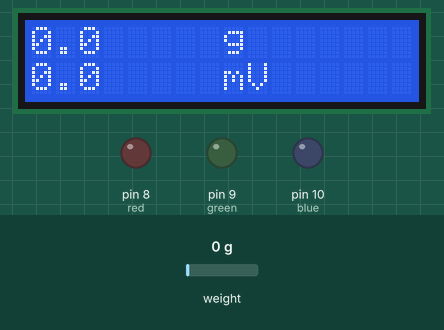
A sketch run on a simulated Arduino Uno, built with avr-gcc and run on an emulated ATmega328P. On the bench: 16×2 character LCD, output pins drawn as LEDs (lit = HIGH). Inputs (shaded band) come from the test bench; at power-on: weight on the scale 0 g.

Above: at 2.7 s.
2.8 s: weight on the scale set to 100 g
At 4.9 s:
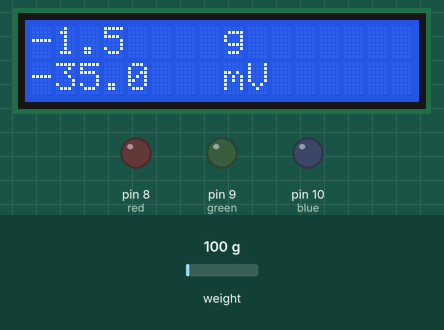
5.6 s: weight on the scale set to 1250 g
At 6.7 s:
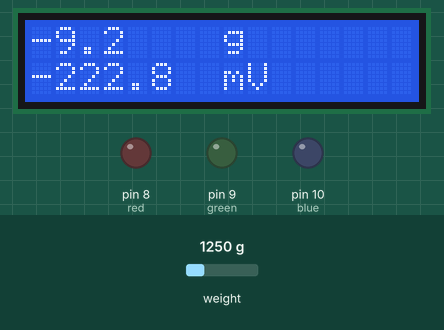
8.6 s: weight on the scale set to 2500 g
At 11.6 s:
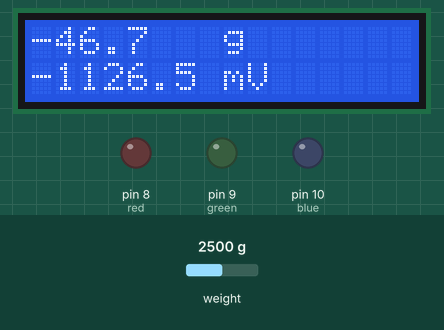
Timing chart, 0 to 13.1 s (numbered marks = the images above; inputs shaded):
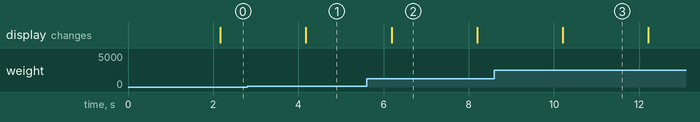

Measured:
- after the input at 2.8 s, the display: changes after 1.4 s (image 1)
- after the input at 5.6 s, the display: changes after 0.59 s (image 2)
- after the input at 8.6 s, the display: changes after 1.6 s (image 3)
- what the display in image 2 shows lasts 2.0 s, from 6.2 s to 8.2 s

The sketch:

detector.ino
```cpp
// Here is my original Arduino code for the 2023 Detector event.
// During the calibrationo period, I measure the voltages corresponding to the calibration masses.
// This code extrapolates a measurement based on the line between these points.
// I used the HX711 library since I referenced the HX711 when constructing my ADC on the breadboard.

#include "HX711.h"
#define LOADCELL_DOUT_PIN 13
#define LOADCELL_SCK_PIN 12
HX711 scale;

// for zeroing
double zeroFactor;

//led pins
int red = 8;
int green = 9;
int blue = 10;

#include <LiquidCrystal.h>
LiquidCrystal lcd(1, 2, 4, 5, 6, 7);

//--------------------------------------------------------------------------------------------------
//CALIBRATION STUFF
//--------------------------------------------------------------------------------------------------

// LED RANGES - TYPE NUMBERS HERE AND SET THE COLORS AT THE BOTTOM
// range 1 is lowest, range 3 is highest
int lowRange1 = 30;
int highRange1 = 100;
int lowRange2 = 250;
int highRange2 = 800;
int lowRange3 = 700;
int highRange3 = 1000;

// MASS RANGES FOR CALIBRATION - TYPE NUMBERS HERE
double v0 = 0;
double v20 = 50;
double v50 = 136;
double v70 = 179;
double v100 = 240;
double v200 = 510;
double v300 = 737;
double v400 = 1014;
double v500 = 1360;
double v600 = 1700;
double v700 = 2020;
double v1000 = 2950;

//--------------------------------------------------------------------------------------------------

//for making the lines with mass ranges
double voltages[] = {v0, v20, v50, v70, v100, v200, v300, v400, v500, v600, v700, v1000};
double masses [] = {0, 20, 50, 70, 100, 200, 300, 400, 500, 600, 700, 1000};
int arrayLength = sizeof(voltages) / sizeof(voltages[0]);


void setup() {
  // library setup
  lcd.begin(16, 2);
  scale.begin(LOADCELL_DOUT_PIN, LOADCELL_SCK_PIN);

  zeroScale();

  // LED setup
  pinMode(red, OUTPUT);
  pinMode(green, OUTPUT);
  pinMode(blue, OUTPUT);
}

void loop(void) {
  //finding mass and voltage using an average of 10 measures per second
  double voltageSum = 0;
  double massSum = 0;
  double voltageReading = 0;

  for (int i = 0; i < 10; i++) {
    voltageReading = findVoltage();
    voltageSum += voltageReading;
    massSum += findMass(voltageReading);
    delay(100);
  }
  double voltage = voltageSum / 10;
  double mass = massSum / 10;

  displayAll(voltage, mass); // does this every second
}

//--------------------------------------------------------------------------------------------------
// OTHER METHODS (zeroing, voltage, mass, display)
//--------------------------------------------------------------------------------------------------

// zeroes the scale, only done during setup
void zeroScale() {
  zeroFactor = findVoltage();
}

//--------------------------------------------------------------------------------------------------

//finds the current voltage
double findVoltage() {
  double reading = scale.get_units();
  double voltage = myMap(reading, -4194304, -8388608, 0, 5000); //based on 22 bit ADC
  return voltage - zeroFactor;
}

// linearly maps a digital ADC value to 0-5000 mV, since the event requires a voltage reading
double myMap(double x, long adc_min, long adc_max, long v_min, long v_max) {
  return (x - adc_min) * (v_max - v_min) / (adc_max - adc_min) + v_min;
}

//--------------------------------------------------------------------------------------------------

// find mass reading corresponding to the voltage based on the calibration line
double findMass(double voltage) {
  int lineIndex = 0;

  // out of range of calibration line so return 1000
  if (voltage > voltages[arrayLength - 1]) {
    lineIndex = arrayLength;
    return 1000;
  }

  // find which segment of the calibration line to use
  for (int i = 0; i < arrayLength; i++) {
    if (voltage < voltages[i]) {
      lineIndex = i - 1;
      break;
    }
  }

  return getLine(voltages[lineIndex], voltages[lineIndex+1], masses [lineIndex], masses[lineIndex+1], voltage);
}

// calculates a value y (mass) on the line (x1, y1) and (x2, y2) corresponding to an x (voltage) between x1 and x2
double getLine(double x1, double x2, double y1, double y2, double x) {
  // slope formula
  double y = (x-x1) * (y2-y1)/(x2-x1) + y1;

  // don't allow mass reading over 1000
  if (x > voltages[arrayLength - 1]) {
    y = 1000;
  }
  if (y > 1000) {
    y = 1000;
  }

  return y;
}

//--------------------------------------------------------------------------------------------------

//updates all displays (lcd and led)
void displayAll(double voltage, double mass) {
  //display on lcd
  lcd.clear();
  lcd.print(mass, 1);
  lcd.setCursor(8, 0);
  lcd.print("g");
  lcd.setCursor(0, 1);
  lcd.print(voltage, 1);
  lcd.setCursor(8, 1);
  lcd.print("mV");

  //for the leds - ONLY CHANGE THE COLORS
  if (mass >= lowRange1 && mass <= highRange1) { // RANGE 1 (lowest)
    digitalWrite(red, HIGH);
    digitalWrite(green, LOW);
    digitalWrite(blue, LOW);
  }
  if (mass >= lowRange2 && mass <= highRange2) { // RANGE 2 (middle)
    digitalWrite(red, LOW);
    digitalWrite(green, HIGH);
    digitalWrite(blue, LOW);
  }
  if (mass >= lowRange3 && mass <= highRange3) { // RANGE 3 (highest)
    digitalWrite(red, LOW);
    digitalWrite(green, LOW);
    digitalWrite(blue, HIGH);
  }
  if (mass <= lowRange3 && mass >= highRange2) {
    digitalWrite(red, LOW);
    digitalWrite(blue, HIGH);
    digitalWrite(green, HIGH);
  }

  // DO NOT CHANGE THE CODE BELOW
  if (mass < lowRange1 ||
      mass > highRange1 && mass < lowRange2 ||
      mass > highRange3) {
    digitalWrite(red, LOW);
    digitalWrite(green, LOW);
    digitalWrite(blue, LOW);
  }
}
```
